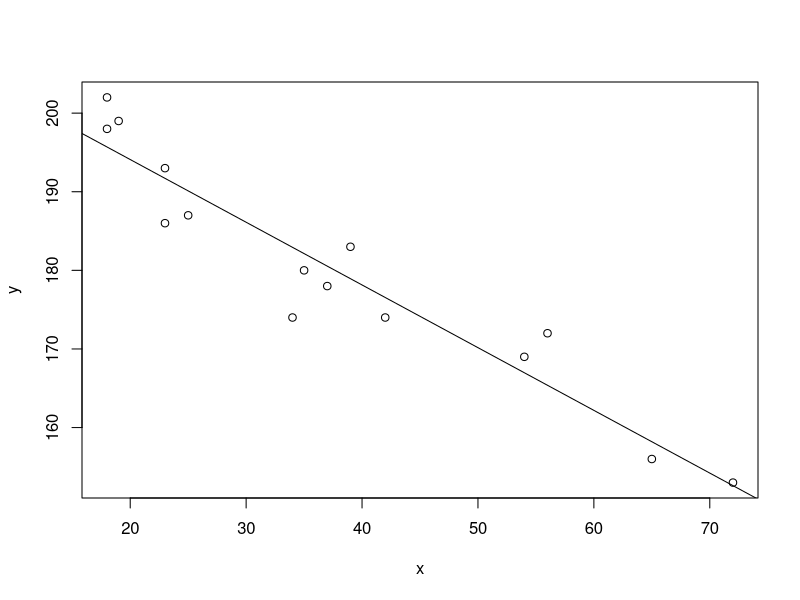
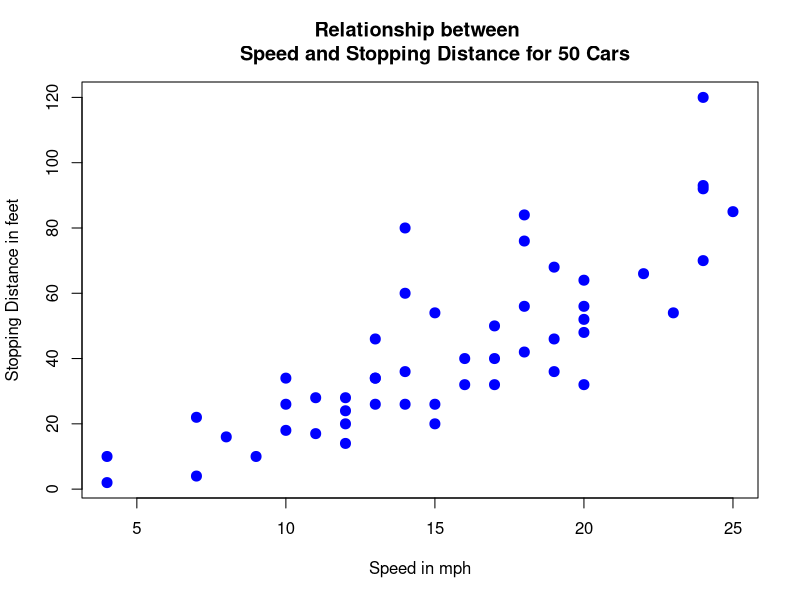

Write the R code that produced these figures, in order. (Note: this script raises an error after producing the figures.)
x = c(18,23,25,35,65,54,34,56,72,19,23,42,18,39,37)
y = c(202,186,187,180,156,169,174,172,153,199,193,174,198,183,178)
plot(x,y) # make a plot
abline(lm(y ~ x)) # plot the regression line
lm.result = lm(y~x)
summary(lm.result)

lm.result$coefficients
lm.result$residuals
lm.result$call
lm.result$model
coef(lm.result)
predict(lm.result,data.frame(x= c(50,60)),
level=.9, interval="confidence")

# Section: how to interprete the result of linear regression

  # Using dataset: cars
attach(cars)
plot(cars, col='blue', pch=20, cex=2, main="Relationship between 
     Speed and Stopping Distance for 50 Cars", xlab="Speed in mph", 
     ylab="Stopping Distance in feet")

set.seed(122)
speed.c = scale(cars$speed, center=TRUE, scale=FALSE)
mod1 = lm(formula = dist ~ speed.c, data = cars)
summary(mod1)

# 
mod2 = lm(formula = dist ~ speed, data = cars)
summary(mod2)
# Call:
#  lm(formula = dist ~ speed, data = cars)

# Residuals:
#  Min      1Q  Median      3Q     Max 
# -29.069  -9.525  -2.272   9.215  43.201 

# Coefficients:
#             Estimate Std. Error t value Pr(>|t|)    
# (Intercept) -17.5791     6.7584  -2.601   0.0123 *  
#  speed         3.9324     0.4155   9.464 1.49e-12 ***
---
#  Signif. codes:  0 ‘***’ 0.001 ‘**’ 0.01 ‘*’ 0.05 ‘.’ 0.1 ‘ ’ 1
  
# Residual standard error: 15.38 on 48 degrees of freedom
# (SS)  Multiple R-squared:  0.6511,	Adjusted R-squared:  0.6438 
# F-statistic: 89.57 on 1 and 48 DF,  p-value: 1.49e-12
  
ss.total <-var(dist) * (length(dist)-1)
ss.total
# fitted.value
fv <-mod2$fitted.values - mean(dist)
ss.reg <- sum(fv^2)
ss.res <- sum(mod2$residuals^2)
# the above line explains (SS) in the summary
# Multiple R-squared:  0.6511,	Adjusted R-squared:  0.6438

c(ss.reg, ss.res)/ss.total ->r.square
# out> 0.6510794 0.3489206

# F-statistic: r2 = r.square, m=degree of freedom
r.square[1] * (length(dist)-2)/(1-r.square[1])
#out> 89.56711